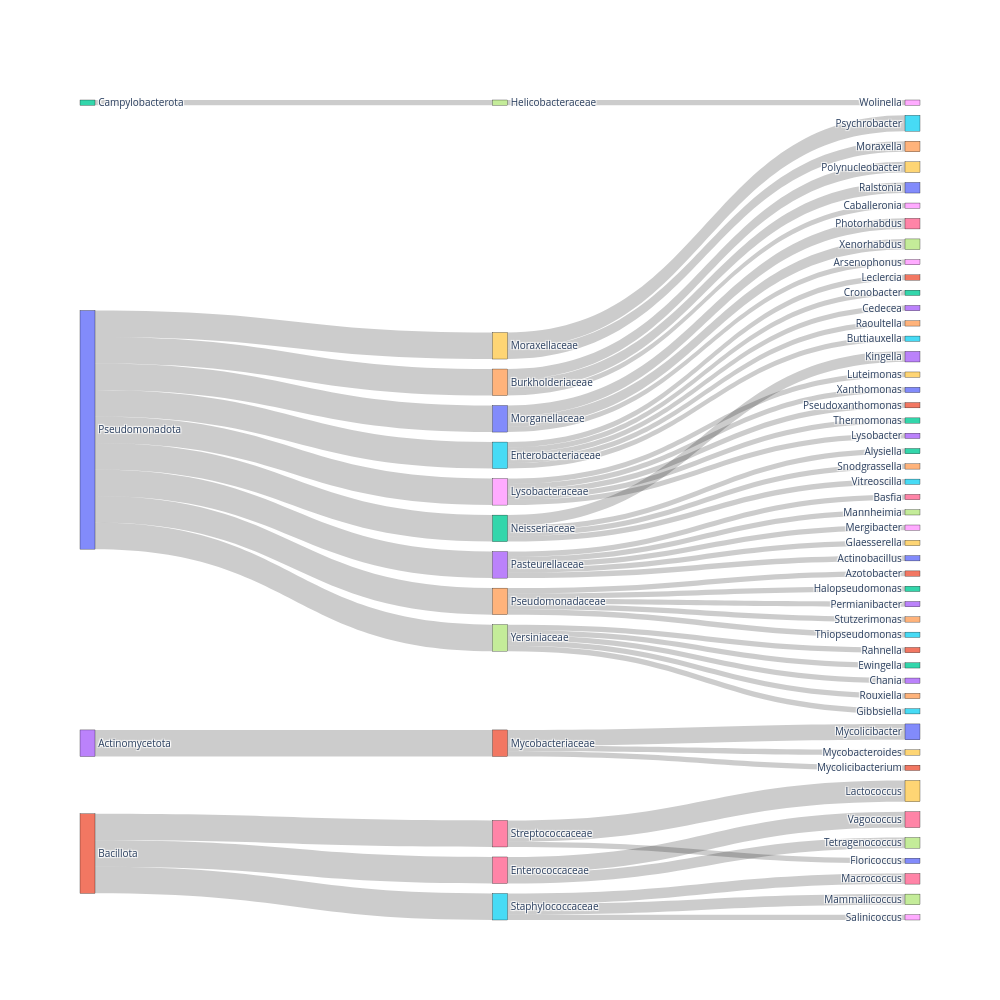

The notebook cell this image was saved under:
### Code cell
fig = build_taxonomy_sankey(out_genera_in_families_samples,
                            title=None,
                            levels=['phylum', 'family', 'genus'],
                            weight_col=None)  # or 'n_positive' if pre-aggregated
fig.show()

### Figure 1 — Plotly figure (JSON) as saved in the notebook; plotly's stock layout.template omitted (floating-point values rounded to 4 significant figures)
{"data": [{"arrangement": "snap", "link": {"source": [3, 1, 1, 1, 2, 0, 0, 0, 0, 0, 0, 0, 0, 0, 4, 4, 4, 5, 5, 5, 5, 5, 6, 6, 7, 8, 8, 8, 8, 8, 9, 9, 10, 10, 10, 11, 11, 11, 12, 12, 12, 12, 13, 13, 13, 13, 13, 14, 14, 14, 14, 14, 15, 15, 15, 16, 16, 17, 17, 17, 17, 17], "target": [11, 6, 15, 16, 7, 4, 5, 8, 9, 10, 12, 13, 14, 17, 18, 19, 20, 25, 23, 22, 21, 24, 27, 26, 28, 29, 33, 31, 32, 30, 34, 35, 38, 36, 37, 39, 40, 41, 42, 43, 44, 45, 50, 46, 49, 47, 48, 51, 52, 53, 54, 55, 56, 57, 58, 60, 59, 63, 62, 65, 61, 64], "value": [5, 5, 5, 5, 1, 5, 5, 5, 5, 5, 5, 5, 5, 5, 1, 2, 2, 1, 1, 1, 1, 1, 2, 3, 1, 1, 1, 1, 1, 1, 2, 3, 1, 2, 2, 1, 3, 1, 1, 2, 1, 1, 1, 1, 1, 1, 1, 1, 1, 1, 1, 1, 2, 2, 1, 1, 4, 1, 1, 1, 1, 1]}, "node": {"label": ["Pseudomonadota", "Bacillota", "Campylobacterota", "Actinomycetota", "Burkholderiaceae", "Enterobacteriaceae", "Enterococcaceae", "Helicobacteraceae", "Lysobacteraceae", "Moraxellaceae", "Morganellaceae", "Mycobacteriaceae", "Neisseriaceae", "Pasteurellaceae", "Pseudomonadaceae", "Staphylococcaceae", "Streptococcaceae", "Yersiniaceae", "Caballeronia", "Polynucleobacter", "Ralstonia", "Leclercia", "Cronobacter", "Cedecea", "Raoultella", "Buttiauxella", "Vagococcus", "Tetragenococcus", "Wolinella", "Luteimonas", "Xanthomonas", "Pseudoxanthomonas", "Thermomonas", "Lysobacter", "Moraxella", "Psychrobacter", "Photorhabdus", "Xenorhabdus", "Arsenophonus", "Mycobacteroides", "Mycolicibacter", "Mycolicibacterium", "Alysiella", "Kingella", "Snodgrassella", "Vitreoscilla", "Basfia", "Mannheimia", "Mergibacter", "Glaesserella", "Actinobacillus", "Azotobacter", "Halopseudomonas", "Permianibacter", "Stutzerimonas", "Thiopseudomonas", "Macrococcus", "Mammaliicoccus", "Salinicoccus", "Lactococcus", "Floricoccus", "Rahnella", "Ewingella", "Chania", "Rouxiella", "Gibbsiella"], "line": {"color": "black", "width": 0.3}, "pad": 10, "thickness": 15}, "type": "sankey"}], "layout": {"font": {"size": 10}, "height": 1000, "width": 1000}}
